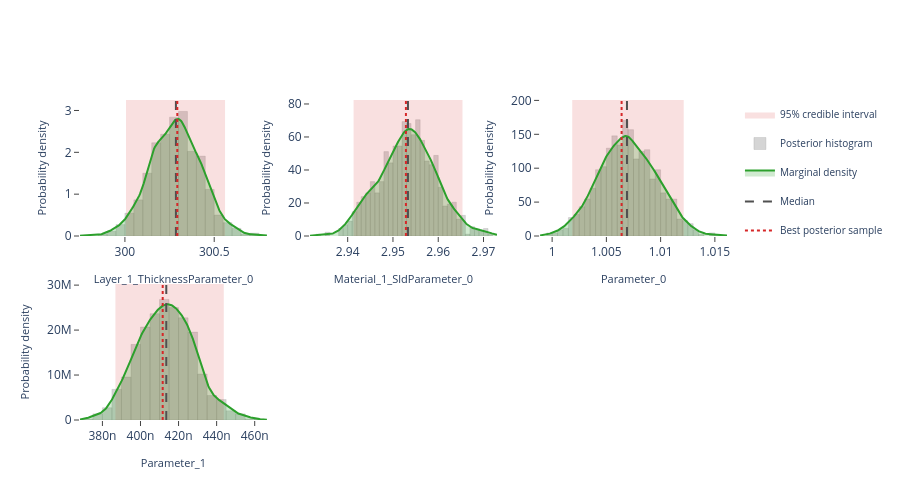

The notebook cell saved with this chart:
### Markdown cell above
## Interactive posterior plots

The next three cells render the same Plotly figures that are shown on the
Bayesian Posterior tab of the EasyReflectometryApp:

* **Marginals** — per-parameter distribution: histogram + smooth KDE marginal,
  shaded 95% credible interval, and median / best-sample lines
  (`plot_distribution` or `posterior.distribution()`)
* **Corner plot** — pairwise marginals + 2-D contours + scatter (`plot_corner`)
* **Traces** — per-chain trace + marginal histogram (`plot_trace`)

The standalone helpers are called with ``return_figure=True`` so they return a
Plotly ``Figure`` that we render in the notebook with ``fig.show()``; the
``PosteriorResults`` methods return the figure directly.

### Code cell
# ---- Marginal posterior distributions ---------------------------------------
# One panel per free parameter, each overlaying the posterior histogram, a
# smooth Gaussian-KDE marginal, the shaded 95% credible interval, and the
# median / best-sample reference lines.  Mirrors the "Marginals" sub-tab in
# the EasyReflectometryApp.

# The PosteriorResults method passes ``logp`` through automatically so the
# best posterior sample (MAP) line is drawn:
fig = posterior.distribution()
fig.show()

# Standalone equivalent (pass ``logp`` to get the best-sample line):
# fig = plot_distribution(
#     posterior.draws,
#     posterior.param_names,
#     logp=posterior.logp,
#     return_figure=True,
# )
# fig.show()

### Figure 1 — Plotly figure (JSON) as saved in the notebook; plotly's stock layout.template omitted (floating-point values rounded to 4 significant figures; data arrays with more than 128 entries replaced by an {"elided": "..."} marker saying what was removed)
{"data": [{"fill": "toself", "fillcolor": "rgba(214, 39, 40, 0.14)", "hoverinfo": "skip", "legendgroup": "95% credible interval", "line": {"color": "rgba(214, 39, 40, 0.14)", "width": 0}, "mode": "lines", "name": "95% credible interval", "showlegend": true, "type": "scatter", "x": [300.0, 300.6, 300.6, 300.0, 300.0], "xaxis": "x", "y": [0.0, 0.0, 3.251, 3.251, 0.0], "yaxis": "y"}, {"histnorm": "probability density", "hovertemplate": "sample=%{x:.4f}<br>density: %{y:.2f}<extra></extra>", "legendgroup": "histogram", "marker": {"color": "rgba(120, 120, 120, 0.38)", "line": {"color": "rgba(120, 120, 120, 0.24)", "width": 1}}, "name": "Posterior histogram", "nbinsx": 40, "opacity": 0.82, "showlegend": true, "type": "histogram", "x": {"elided": "880 float values"}, "xaxis": "x", "yaxis": "y"}, {"fill": "tozeroy", "fillcolor": "rgba(44, 160, 44, 0.22)", "hovertemplate": "Layer_1_ThicknessParameter_0: %{x:.4f}<br>density: %{y:.4f}<extra></extra>", "legendgroup": "marginal", "line": {"color": "rgb(44, 160, 44)", "width": 2}, "mode": "lines", "name": "Marginal density", "showlegend": true, "type": "scatter", "x": {"elided": "256 float values"}, "xaxis": "x", "y": {"elided": "256 float values"}, "yaxis": "y"}, {"hovertemplate": "Median: %{x:.4f}<extra></extra>", "legendgroup": "Median", "line": {"color": "rgb(80, 80, 80)", "dash": "dash", "width": 2}, "mode": "lines", "name": "Median", "showlegend": true, "type": "scatter", "x": [300.3, 300.3], "xaxis": "x", "y": [0.0, 3.251], "yaxis": "y"}, {"hovertemplate": "Best posterior sample: %{x:.4f}<extra></extra>", "legendgroup": "Best posterior sample", "line": {"color": "rgb(214, 39, 40)", "dash": "dot", "width": 2}, "mode": "lines", "name": "Best posterior sample", "showlegend": true, "type": "scatter", "x": [300.3, 300.3], "xaxis": "x", "y": [0.0, 3.251], "yaxis": "y"}, {"fill": "toself", "fillcolor": "rgba(214, 39, 40, 0.14)", "hoverinfo": "skip", "legendgroup": "95% credible interval", "line": {"color": "rgba(214, 39, 40, 0.14)", "width": 0}, "mode": "lines", "name": "95% credible interval", "showlegend": false, "type": "scatter", "x": [2.941, 2.965, 2.965, 2.941, 2.941], "xaxis": "x2", "y": [0.0, 0.0, 82.41, 82.41, 0.0], "yaxis": "y2"}, {"histnorm": "probability density", "hovertemplate": "sample=%{x:.4f}<br>density: %{y:.2f}<extra></extra>", "legendgroup": "histogram", "marker": {"color": "rgba(120, 120, 120, 0.38)", "line": {"color": "rgba(120, 120, 120, 0.24)", "width": 1}}, "name": "Posterior histogram", "nbinsx": 40, "opacity": 0.82, "showlegend": false, "type": "histogram", "x": {"elided": "880 float values"}, "xaxis": "x2", "yaxis": "y2"}, {"fill": "tozeroy", "fillcolor": "rgba(44, 160, 44, 0.22)", "hovertemplate": "Material_1_SldParameter_0: %{x:.4f}<br>density: %{y:.4f}<extra></extra>", "legendgroup": "marginal", "line": {"color": "rgb(44, 160, 44)", "width": 2}, "mode": "lines", "name": "Marginal density", "showlegend": false, "type": "scatter", "x": {"elided": "256 float values"}, "xaxis": "x2", "y": {"elided": "256 float values"}, "yaxis": "y2"}, {"hovertemplate": "Median: %{x:.4f}<extra></extra>", "legendgroup": "Median", "line": {"color": "rgb(80, 80, 80)", "dash": "dash", "width": 2}, "mode": "lines", "name": "Median", "showlegend": false, "type": "scatter", "x": [2.953, 2.953], "xaxis": "x2", "y": [0.0, 82.41], "yaxis": "y2"}, {"hovertemplate": "Best posterior sample: %{x:.4f}<extra></extra>", "legendgroup": "Best posterior sample", "line": {"color": "rgb(214, 39, 40)", "dash": "dot", "width": 2}, "mode": "lines", "name": "Best posterior sample", "showlegend": false, "type": "scatter", "x": [2.953, 2.953], "xaxis": "x2", "y": [0.0, 82.41], "yaxis": "y2"}, {"fill": "toself", "fillcolor": "rgba(214, 39, 40, 0.14)", "hoverinfo": "skip", "legendgroup": "95% credible interval", "line": {"color": "rgba(214, 39, 40, 0.14)", "width": 0}, "mode": "lines", "name": "95% credible interval", "showlegend": false, "type": "scatter", "x": [1.002, 1.012, 1.012, 1.002, 1.002], "xaxis": "x3", "y": [0.0, 0.0, 200.6, 200.6, 0.0], "yaxis": "y3"}, {"histnorm": "probability density", "hovertemplate": "sample=%{x:.4f}<br>density: %{y:.2f}<extra></extra>", "legendgroup": "histogram", "marker": {"color": "rgba(120, 120, 120, 0.38)", "line": {"color": "rgba(120, 120, 120, 0.24)", "width": 1}}, "name": "Posterior histogram", "nbinsx": 40, "opacity": 0.82, "showlegend": false, "type": "histogram", "x": {"elided": "880 float values"}, "xaxis": "x3", "yaxis": "y3"}, {"fill": "tozeroy", "fillcolor": "rgba(44, 160, 44, 0.22)", "hovertemplate": "Parameter_0: %{x:.4f}<br>density: %{y:.4f}<extra></extra>", "legendgroup": "marginal", "line": {"color": "rgb(44, 160, 44)", "width": 2}, "mode": "lines", "name": "Marginal density", "showlegend": false, "type": "scatter", "x": {"elided": "256 float values"}, "xaxis": "x3", "y": {"elided": "256 float values"}, "yaxis": "y3"}, {"hovertemplate": "Median: %{x:.4f}<extra></extra>", "legendgroup": "Median", "line": {"color": "rgb(80, 80, 80)", "dash": "dash", "width": 2}, "mode": "lines", "name": "Median", "showlegend": false, "type": "scatter", "x": [1.007, 1.007], "xaxis": "x3", "y": [0.0, 200.6], "yaxis": "y3"}, {"hovertemplate": "Best posterior sample: %{x:.4f}<extra></extra>", "legendgroup": "Best posterior sample", "line": {"color": "rgb(214, 39, 40)", "dash": "dot", "width": 2}, "mode": "lines", "name": "Best posterior sample", "showlegend": false, "type": "scatter", "x": [1.006, 1.006], "xaxis": "x3", "y": [0.0, 200.6], "yaxis": "y3"}, {"fill": "toself", "fillcolor": "rgba(214, 39, 40, 0.14)", "hoverinfo": "skip", "legendgroup": "95% credible interval", "line": {"color": "rgba(214, 39, 40, 0.14)", "width": 0}, "mode": "lines", "name": "95% credible interval", "showlegend": false, "type": "scatter", "x": [3.868e-07, 4.437e-07, 4.437e-07, 3.868e-07, 3.868e-07], "xaxis": "x4", "y": [0.0, 0.0, 30250000.0, 30250000.0, 0.0], "yaxis": "y4"}, {"histnorm": "probability density", "hovertemplate": "sample=%{x:.4f}<br>density: %{y:.2f}<extra></extra>", "legendgroup": "histogram", "marker": {"color": "rgba(120, 120, 120, 0.38)", "line": {"color": "rgba(120, 120, 120, 0.24)", "width": 1}}, "name": "Posterior histogram", "nbinsx": 40, "opacity": 0.82, "showlegend": false, "type": "histogram", "x": {"elided": "880 float values"}, "xaxis": "x4", "yaxis": "y4"}, {"fill": "tozeroy", "fillcolor": "rgba(44, 160, 44, 0.22)", "hovertemplate": "Parameter_1: %{x:.4f}<br>density: %{y:.4f}<extra></extra>", "legendgroup": "marginal", "line": {"color": "rgb(44, 160, 44)", "width": 2}, "mode": "lines", "name": "Marginal density", "showlegend": false, "type": "scatter", "x": {"elided": "256 float values"}, "xaxis": "x4", "y": {"elided": "256 float values"}, "yaxis": "y4"}, {"hovertemplate": "Median: %{x:.4f}<extra></extra>", "legendgroup": "Median", "line": {"color": "rgb(80, 80, 80)", "dash": "dash", "width": 2}, "mode": "lines", "name": "Median", "showlegend": false, "type": "scatter", "x": [4.135e-07, 4.135e-07], "xaxis": "x4", "y": [0.0, 30250000.0], "yaxis": "y4"}, {"hovertemplate": "Best posterior sample: %{x:.4f}<extra></extra>", "legendgroup": "Best posterior sample", "line": {"color": "rgb(214, 39, 40)", "dash": "dot", "width": 2}, "mode": "lines", "name": "Best posterior sample", "showlegend": false, "type": "scatter", "x": [4.117e-07, 4.117e-07], "xaxis": "x4", "y": [0.0, 30250000.0], "yaxis": "y4"}], "layout": {"barmode": "overlay", "height": 500, "legend": {"font": {"size": 10}}, "plot_bgcolor": "white", "showlegend": true, "xaxis": {"anchor": "y", "domain": [0.0, 0.2889], "range": [299.7, 300.8], "showgrid": false, "ticks": "outside", "title": {"font": {"size": 11}, "text": "Layer_1_ThicknessParameter_0"}, "zeroline": false}, "xaxis2": {"anchor": "y2", "domain": [0.3556, 0.6444], "range": [2.932, 2.973], "showgrid": false, "ticks": "outside", "title": {"font": {"size": 11}, "text": "Material_1_SldParameter_0"}, "zeroline": false}, "xaxis3": {"anchor": "y3", "domain": [0.7111, 1.0], "range": [0.9989, 1.016], "showgrid": false, "ticks": "outside", "title": {"font": {"size": 11}, "text": "Parameter_0"}, "zeroline": false}, "xaxis4": {"anchor": "y4", "domain": [0.0, 0.2889], "range": [3.682e-07, 4.664e-07], "showgrid": false, "ticks": "outside", "title": {"font": {"size": 11}, "text": "Parameter_1"}, "zeroline": false}, "xaxis5": {"anchor": "y5", "domain": [0.3556, 0.6444], "showgrid": false, "ticks": "outside", "zeroline": false}, "xaxis6": {"anchor": "y6", "domain": [0.7111, 1.0], "showgrid": false, "ticks": "outside", "zeroline": false}, "yaxis": {"anchor": "x", "domain": [0.575, 1.0], "range": [0.0, 3.251], "showgrid": false, "ticks": "outside", "title": {"font": {"size": 11}, "text": "Probability density"}, "zeroline": false}, "yaxis2": {"anchor": "x2", "domain": [0.575, 1.0], "range": [0.0, 82.41], "showgrid": false, "ticks": "outside", "title": {"font": {"size": 11}, "text": "Probability density"}, "zeroline": false}, "yaxis3": {"anchor": "x3", "domain": [0.575, 1.0], "range": [0.0, 200.6], "showgrid": false, "ticks": "outside", "title": {"font": {"size": 11}, "text": "Probability density"}, "zeroline": false}, "yaxis4": {"anchor": "x4", "domain": [0.0, 0.425], "range": [0.0, 30250000.0], "showgrid": false, "ticks": "outside", "title": {"font": {"size": 11}, "text": "Probability density"}, "zeroline": false}, "yaxis5": {"anchor": "x5", "domain": [0.0, 0.425], "showgrid": false, "ticks": "outside", "zeroline": false}, "yaxis6": {"anchor": "x6", "domain": [0.0, 0.425], "showgrid": false, "ticks": "outside", "zeroline": false}}}
